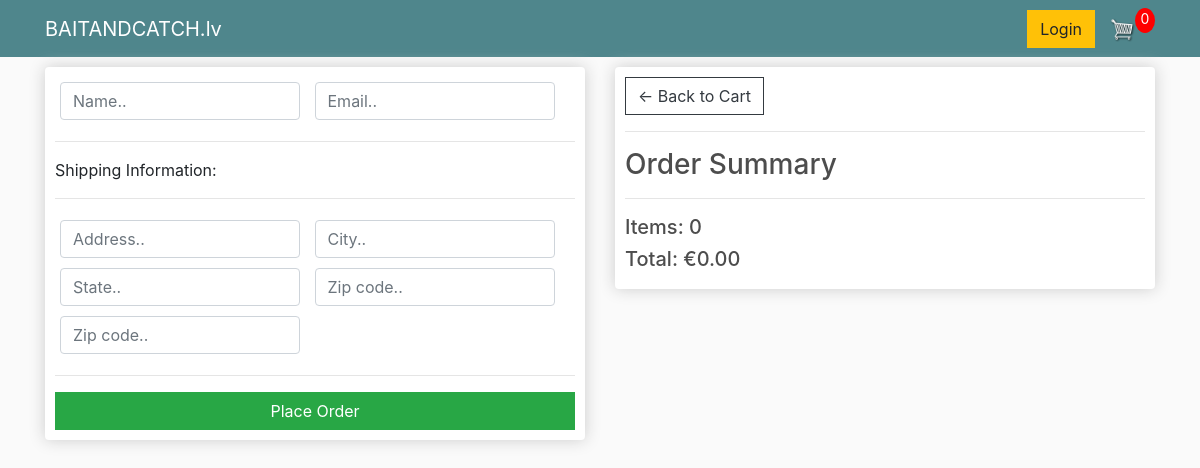
The page /checkout/ on the database as committed earlier.
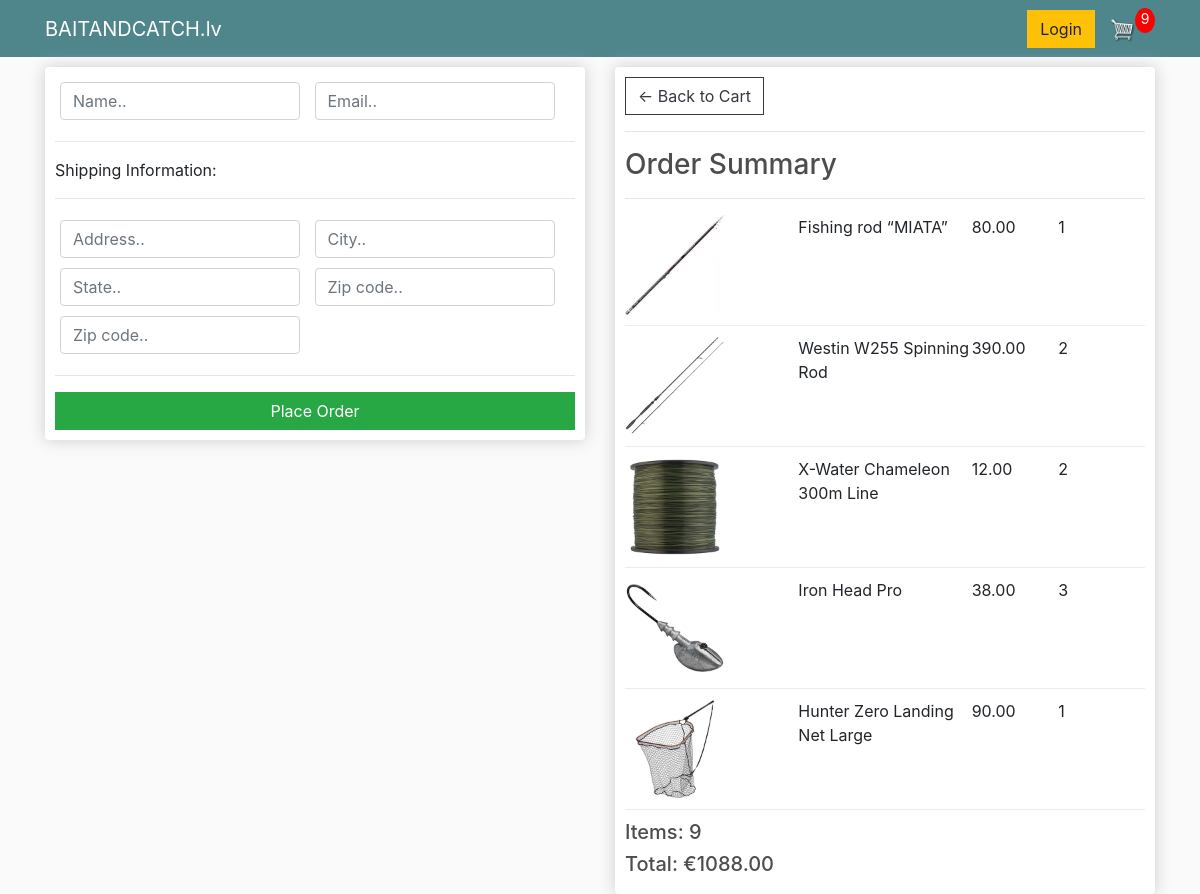
The same page on the database as committed later.
### homepage/models.py (models this page shows, shortened)
class Order(models.Model):
    date_ordered = models.DateTimeField(auto_now_add=True)
    transaction_id = models.CharField(max_length=100, null=True)
    @property
    def get_cart_total(self):
        orderitems = self.orderitem_set.all()
        total = sum([item.get_total for item in orderitems])
        return total
    @property
    def get_cart_items(self):
        orderitems = self.orderitem_set.all()
        total = sum([item.quantity for item in orderitems])
        return total

class OrderItem(models.Model):
    item = models.ForeignKey(Item, on_delete=models.SET_NULL, null=True)
    order = models.ForeignKey(Order, on_delete=models.SET_NULL, null=True)
    quantity = models.IntegerField(default=0, null=True, blank=True)
    date_added = models.DateTimeField(auto_now_add=True)
    @property
    def get_total(self):
        total = self.item.price * self.quantity
        return total

class Item(models.Model):
    name = models.CharField(max_length=256)
    description = models.CharField(max_length=2000)
    price = models.DecimalField(decimal_places=2,max_digits=10)
    image = models.ImageField(upload_to='products/')

### homepage/views.py (the view)
# urls.py: re_path(r'^checkout/$',views.checkout,name='checkout'),
def checkout(request):
    order, created = models.Order.objects.get_or_create()
    items = order.orderitem_set.all()
    cartitems = order.get_cart_items
    context = {'items':items, 'order':order, 'cartitems':cartitems}
    return render(request, 'homepage/checkout.html', context)

### homepage/templates/homepage/checkout.html (shortened to what this page needs)
{% extends "homepage/homepage_base.html" %}
{% load static %}
{% block body_block %}
<div class="row">
<div class="col-lg-6">
  <div class="box-element" id="form-wrapper">
    <form id="form" action="{% url 'homepage:orderplaced' %}">
      <div id="user-info">
        <div class="form-field">
          <input required class="form-control" type="text" name="name" placeholder="Name..">
        </div>
        <div class="form-field">
          <input required class="form-control" type="email" name="email" placeholder="Email..">
        </div>
      </div>
      <div id="shipping-info">
        <hr>
        <p>Shipping Information:</p>
        <hr>
        <div class="form-field">
          <input class="form-control" type="text" name="address" placeholder="Address..">
        </div>
        <div class="form-field">
          <input class="form-control" type="text" name="city" placeholder="City..">
        </div>
        <div class="form-field">
          <input class="form-control" type="text" name="state" placeholder="State..">
        </div>
        <div class="form-field">
          <input class="form-control" type="text" name="zipcode" placeholder="Zip code..">
        </div>
        <div class="form-field">
          <input class="form-control" type="text" name="country" placeholder="Zip code..">
        </div>
      </div>
      <hr>
      <input id="form-button" class="btn btn-success btn-block" type="submit" value="Place Order">
    </form>
  </div>
  <br>
</div>
<div class="col-lg-6">
  <div class="box-element">
    <a  class="btn btn-outline-dark" href="{% url 'homepage:cart' %}">&#x2190; Back to Cart</a>
    <hr>
    <h3>Order Summary</h3>
    <hr>
    {% for item in items %}
    <div class="cart-row">
      <div style="flex:2"><img class="row-image" src="{{item.item.image.url}}"></div>
      <div style="flex:2"><p>{{item.item.name}}</p></div>
      <div style="flex:1"><p>{{item.item.price}}</p></div>
      <div style="flex:1"><p>{{item.quantity}}</p></div>
    </div>
    {% endfor %}
    <h5>Items:   {{order.get_cart_items}}</h5>
    <h5>Total:   €{{order.get_cart_total|floatformat:2}}</h5>
  </div>
</div>
</div>
{% endblock %}

Rows that differ between the two databases and show on the page:
added OrderItem: item.image (picture), item.name "Fishing rod “MIATA”", item.price "80.00", quantity "1"
added OrderItem: item.image (picture), item.name "Westin W255 Spinning Rod", item.price "390.00", quantity "2"
added OrderItem: item.image (picture), item.name "X-Water Chameleon 300m Line", item.price "12.00", quantity "2"
added OrderItem: item.image (picture), item.name "Iron Head Pro", item.price "38.00", quantity "3"
added OrderItem: item.image (picture), item.name "Hunter Zero Landing Net Large", item.price "90.00", quantity "1"
computed for Order: get_cart_items "0" → "9"; get_cart_total "0.00" → "1088.00"
Other text that changed with them:
{{ cartitems }}: "0" → "9"
